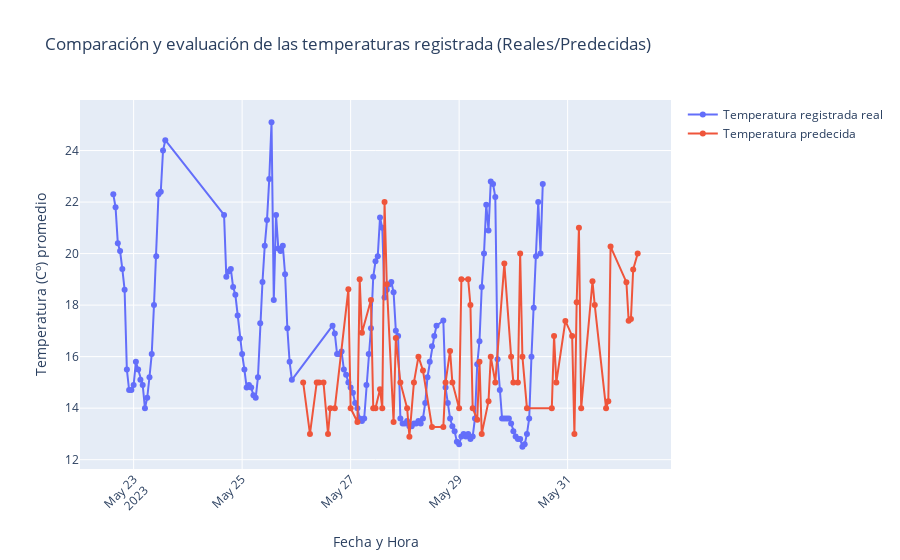

Source (notebook cell):
### Markdown cell above
#### Comparación de predicción meteo y toma de datos reales registrados.
Podemos observar un fenomeno en la gráfica respecto a los picos de temperaturas y descenso en picado de las mismas debido a la variedad de datos registrados en el promedio que ofrecen sus respectivas horas.

### Code cell
# Crear un gráfico de línea interactiva con la temperatura promedio
fig = go.Figure(
    data=go.Scatter(
        x=df_avg.index, 
        y=df_avg['ta'], 
        mode='lines+markers',
        name='Temperatura registrada real'
    )
)

# Aumentar muestrar dedicadas a la cantidad de fechas y horas
num_muestras = 70  # Número deseado de muestras
indices_muestra = random.sample(range(len(fechas_horas)), num_muestras)
fechas_horas_muestra = sorted([fechas_horas[i] for i in indices_muestra])
promedios_temperatura_muestra = [promedios_temperatura[i] for i in indices_muestra]

# Obtener las fechas y horas para la muestra
fechas_muestra, horas_muestra = zip(*fechas_horas_muestra)


# Agregar los datos de la evolución de temperatura promedio por fecha y hora
fig.add_trace(
    go.Scatter(
        x=[f'{fecha} {hora}' for fecha, hora in zip(fechas_muestra, horas_muestra)],
        y=promedios_temperatura_muestra,
        mode='markers+lines',
        name='Temperatura predecida'
    )
)

# Configurar etiquetas y título del gráfico
fig.update_layout(
    xaxis_title='Fecha y Hora', 
    yaxis_title='Temperatura (Cº) promedio', 
    title='Comparación y evaluación de las temperaturas registrada (Reales/Predecidas)'
)

# Rotar las etiquetas del eje x para mejorar la legibilidad
fig.update_layout(xaxis_tickangle=-45)

# Mostrar el gráfico
fig.show()

### Figure 1 — Plotly figure (JSON) as saved in the notebook; plotly's stock layout.template omitted (floating-point values rounded to 4 significant figures; data arrays with more than 128 entries replaced by an {"elided": "..."} marker saying what was removed)
{"data": [{"mode": "lines+markers", "name": "Temperatura registrada real", "type": "scatter", "x": {"elided": "147 str values"}, "y": {"elided": "147 float values"}}, {"mode": "markers+lines", "name": "Temperatura predecida", "type": "scatter", "x": ["2023-05-26 03:00", "2023-05-26 06:00", "2023-05-26 09:00", "2023-05-26 10:00", "2023-05-26 12:00", "2023-05-26 14:00", "2023-05-26 15:00", "2023-05-26 17:00", "2023-05-26 23:00", "2023-05-27 00:00", "2023-05-27 03:00", "2023-05-27 04:00", "2023-05-27 05:00", "2023-05-27 09:00", "2023-05-27 10:00", "2023-05-27 11:00", "2023-05-27 13:00", "2023-05-27 14:00", "2023-05-27 15:00", "2023-05-27 16:00", "2023-05-27 19:00", "2023-05-27 20:00", "2023-05-27 22:00", "2023-05-28 01:00", "2023-05-28 02:00", "2023-05-28 04:00", "2023-05-28 06:00", "2023-05-28 08:00", "2023-05-28 12:00", "2023-05-28 17:00", "2023-05-28 18:00", "2023-05-28 20:00", "2023-05-28 21:00", "2023-05-29 00:00", "2023-05-29 01:00", "2023-05-29 04:00", "2023-05-29 05:00", "2023-05-29 06:00", "2023-05-29 08:00", "2023-05-29 09:00", "2023-05-29 10:00", "2023-05-29 13:00", "2023-05-29 14:00", "2023-05-29 16:00", "2023-05-29 20:00", "2023-05-29 23:00", "2023-05-30 00:00", "2023-05-30 02:00", "2023-05-30 03:00", "2023-05-30 04:00", "2023-05-30 06:00", "2023-05-30 17:00", "2023-05-30 18:00", "2023-05-30 19:00", "2023-05-30 23:00", "2023-05-31 02:00", "2023-05-31 03:00", "2023-05-31 04:00", "2023-05-31 05:00", "2023-05-31 06:00", "2023-05-31 11:00", "2023-05-31 12:00", "2023-05-31 17:00", "2023-05-31 18:00", "2023-05-31 19:00", "2023-06-01 02:00", "2023-06-01 03:00", "2023-06-01 04:00", "2023-06-01 05:00", "2023-06-01 07:00"], "y": [15, 13, 15, 15, 15, 13, 14, 14, 18.61, 14, 13.46, 19, 16.92, 18.19, 14, 14, 14.73, 14, 22, 18.81, 13.46, 16.73, 15, 14, 12.89, 15, 16, 15.46, 13.27, 13.27, 15, 16.22, 15, 14, 19, 19, 18, 14, 13.55, 15.81, 13, 14.27, 16, 15, 19.61, 16, 15, 15, 20, 16, 14, 14, 16.81, 15, 17.38, 16.81, 13, 18.11, 21, 14, 18.92, 18, 14, 14.27, 20.27, 18.89, 17.39, 17.46, 19.38, 20]}], "layout": {"title": {"text": "Comparación y evaluación de las temperaturas registrada (Reales/Predecidas)"}, "xaxis": {"tickangle": -45, "title": {"text": "Fecha y Hora"}}, "yaxis": {"title": {"text": "Temperatura (Cº) promedio"}}}}
